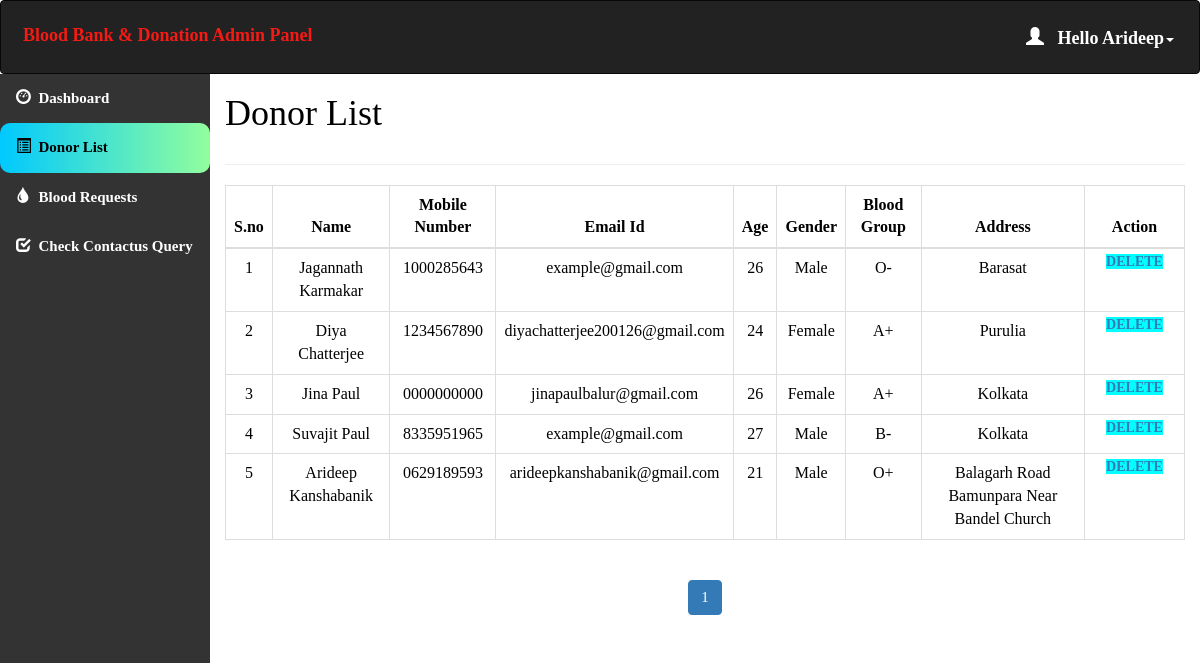
The page /admin/donor_list.php (signed in) on the database its author committed.
### tables this page shows
CREATE TABLE `donor_details` (
  `donor_id` int(11) NOT NULL,
  `donor_name` varchar(50) NOT NULL,
  `donor_number` varchar(10) NOT NULL,
  `donor_mail` varchar(50) DEFAULT NULL,
  `donor_age` int(60) NOT NULL,
  `donor_gender` varchar(10) NOT NULL,
  `donor_blood` varchar(10) NOT NULL,
  `donor_address` varchar(100) NOT NULL
);

### admin/donor_list.php (the view, shortened to what this page needs)
<html>
<head>
  <link rel="stylesheet" href="https://maxcdn.bootstrapcdn.com/bootstrap/3.4.1/css/bootstrap.min.css">
</head>
<?php
include 'conn.php';
if (isset($_SESSION['loggedin']) && $_SESSION['loggedin'] == true) {
?>
<body style="color:black">
<div id="header">
  <?php include 'header.php'; ?>
</div>
<div id="sidebar">
  <?php $active="list"; include 'sidebar.php'; ?>
</div>
<div id="content">
  <div class="content-wrapper">
    <div class="container-fluid">
      <div class="row">
        <div class="col-md-12 lg-12 sm-12">
          <h1 class="page-title">Donor List</h1>
        </div>
      </div>
      <hr>
      <?php
        include 'conn.php';
        $limit = 10;
        if(isset($_GET['page'])){
          $page = $_GET['page'];
        } else {
          $page = 1;
        }
        $offset = ($page - 1) * $limit;
        $count = $offset + 1;
        $sql = "SELECT * FROM donor_details ORDER BY donor_id DESC LIMIT {$offset}, {$limit}";
        $result = mysqli_query($conn, $sql);
        if(mysqli_num_rows($result) > 0) {
      ?>
      <div class="table-responsive">
        <table class="table table-bordered" style="text-align:center">
          <thead style="text-align:center">
            <tr>
              <th style="text-align:center">S.no</th>
              <th style="text-align:center">Name</th>
              <th style="text-align:center">Mobile Number</th>
              <th style="text-align:center">Email Id</th>
              <th style="text-align:center">Age</th>
              <th style="text-align:center">Gender</th>
              <th style="text-align:center">Blood Group</th>
              <th style="text-align:center">Address</th>
              <th style="text-align:center">Action</th>
            </tr>
          </thead>
          <tbody>
            <?php while($row = mysqli_fetch_assoc($result)) { ?>
            <tr>
              <td><?php echo $count++; ?></td>
              <td><?php echo $row['donor_name']; ?></td>
              <td><?php echo $row['donor_number']; ?></td>
              <td><?php echo $row['donor_mail']; ?></td>
              <td><?php echo $row['donor_age']; ?></td>
              <td><?php echo $row['donor_gender']; ?></td>
              <td><?php echo $row['donor_blood']; ?></td>
              <td><?php echo $row['donor_address']; ?></td>
              <td id="he" style="width:100px">
                <a style="background-color:aqua" href='delete.php?id=<?php echo $row['donor_id']; ?>'>Delete</a>
              </td>
            </tr>
            <?php } ?>
          </tbody>
        </table>
      </div>
      <?php } ?>
      <div class="table-responsive" style="text-align:center; align:center">
        <?php
          $sql1 = "SELECT * FROM donor_details";
          $result1 = mysqli_query($conn, $sql1) or die("Query Failed.");
          if(mysqli_num_rows($result1) > 0){
            $total_records = mysqli_num_rows($result1);
            $total_page = ceil($total_records / $limit);
            echo '<ul class="pagination admin-pagination">';
            for($i = 1; $i <= $total_page; $i++){
              $active = ($i == $page) ? "active" : "";
              echo '<li class="'.$active.'"><a href="donor_list.php?page='.$i.'">'.$i.'</a></li>';
            }
            echo '</ul>';
          }
        ?>
      </div>
    </div>
  </div>
</div>
<?php } ?>
</body>
</html>

### admin/header.php (shortened to what this page needs)
<!DOCTYPE html>
<html>
<head>
  <link rel="stylesheet" href="https://maxcdn.bootstrapcdn.com/bootstrap/3.4.1/css/bootstrap.min.css">
</head>
<body>
<nav class="navbar navbar-inverse">
  <div class="container-fluid">
    <div class="navbar-header">
      <a class="navbar-brand" id="qq" href="dashboard.php" style="color:#F51A14;">Blood Bank & Donation Admin Panel</a>
    </div>
    <ul class="nav navbar-nav navbar-right">
      <li class="dropdown"><a class="dropdown-toggle" id="qw" data-toggle="dropdown" href="#" style="font-weight:bold;color:white "> <span class="glyphicon glyphicon-user"></span>&nbsp&nbsp
        <?php
        include 'conn.php';
        $username=$_SESSION['username'];
        $sql="select * from admin_info where admin_username='$username'";
        $result=mysqli_query($conn,$sql) or die("query failed.");
        $row=mysqli_fetch_assoc($result);
        echo "Hello ".$row['admin_name'];
       ?><span class="caret"></span></a>
    </li>
    </ul>
  </div>
</nav>
</body></html>

### admin/donor_list.php (style rules this page uses)
#sidebar { position: relative; margin-top: -20px }
#content { position: relative; margin-left: 210px }
#he { font-size: 14px; font-weight: 600; text-transform: uppercase; padding: 3px 7px; color: #fff; text-decoration: none; border-radius: 3px; align: center; }

### admin/header.php (style rules this page uses)
.navbar { background-color: #333333 ; padding: 10px 10px; color:#FF0404 ; }
.navbar a { float: left; color: white; text-align: center; padding: 12px; text-decoration: none; font-size: 18px; line-height: 25px; }
.navbar-brand { font-size: 25px; font-weight: bold; }
.navbar a { float: none; display: block; text-align: left; }
.navbar-right { float: none; }

### admin/sidebar.php (style rules this page uses)
body { margin: 0; font-family: 'Averia Gruesa Libre'; font-size: 15px; color: #F8F9F9; }

### rows shown on the page
donor_details: donor_name "Jagannath Karmakar", donor_number "1000285643", donor_mail "example@gmail.com", donor_age "26", donor_gender "Male", donor_blood "O-", donor_address "Barasat"
donor_details: donor_name "Diya Chatterjee", donor_number "1234567890", donor_mail "diyachatterjee200126@gmail.com", donor_age "24", donor_gender "Female", donor_blood "A+", donor_address "Purulia"
donor_details: donor_name "Jina Paul", donor_number "0000000000", donor_mail "jinapaulbalur@gmail.com", donor_age "26", donor_gender "Female", donor_blood "A+", donor_address "Kolkata"
donor_details: donor_name "Suvajit Paul", donor_number "8335951965", donor_mail "example@gmail.com", donor_age "27", donor_gender "Male", donor_blood "B-", donor_address "Kolkata"
donor_details: donor_name "Arideep Kanshabanik", donor_number "0629189593", donor_mail "arideepkanshabanik@gmail.com", donor_age "21", donor_gender "Male", donor_blood "O+", donor_address "Balagarh Road Bamunpara Near Bandel Church"

### other values the page prints
$row['admin_name'] "Arideep"
